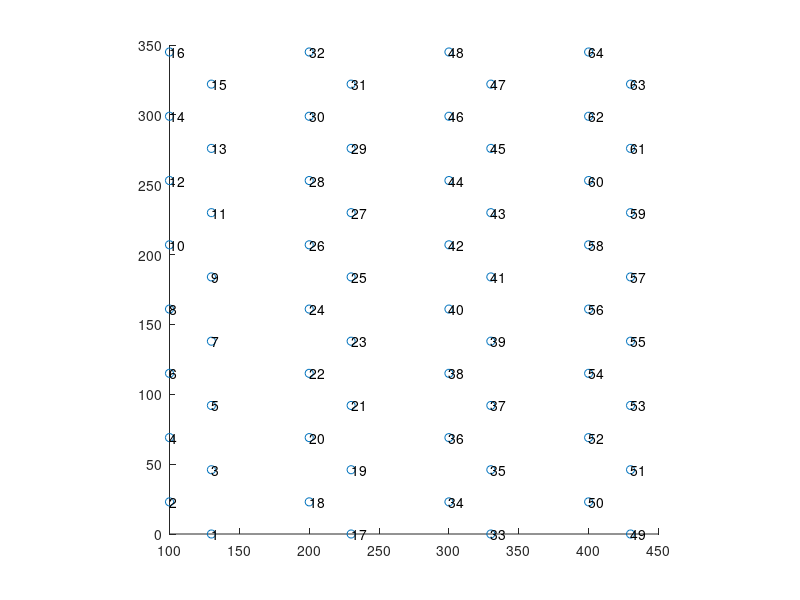
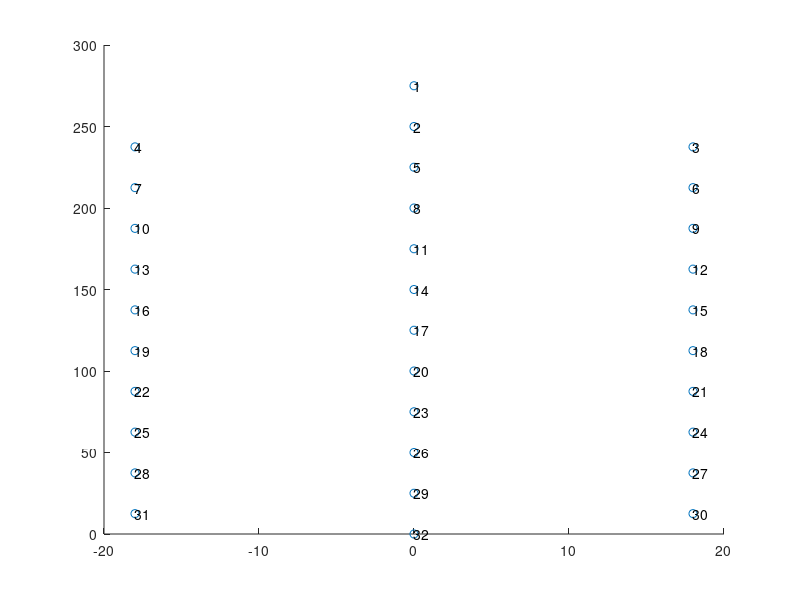

These charts were generated, in order, by the following MATLAB code:
%% GENERATE MAPS FOR KILOSORT (I THINK THIS IS FOR VISUALIZATION PURPOSES ONLY)




%% NeuronexusA4x16-Poly2, intan

kiloSortInds = [6 8 10 12 14 16 4 2 1 3 15 13 11 9 7 5 22 24 26 28 30 32 20 18 17 19 31 29 27 25 23 21 38 40 42 44 46 48 36 34 33 35 47 45 43 41 39 37 54 56 58 60 62 64 52 50 49 51 63 61 59 57 55 53];
intanInds = [47 43 42 39 38 37 45 34 41 32 36 49 35 51 33 53 48 55 50 57 52 60 54 62 56 58 63 61 59 44 46 40 22 16 18 5 3 1 4 6 0 8 2 10 7 12 9 14 11 31 13 29 15 26 30 23 28 19 27 24 25 20 21 17] + 1;

% get desired site locations map
shankSeparation = 100;
siteLocations = nan(16, 2); % start with one shank, then replicate after
siteLocations(2:2:16,:) = cat(2, zeros(8,1), (0:46:46*7)'+23); % first column of leftmost shank
siteLocations(1:2:15,:) = cat(2, ones(8,1)*30, (0:46:46*7)'); % second column of leftmost shank

siteLocations = repmat(siteLocations,4,1);
siteLocations(:,1) = siteLocations(:,1) + repelem(1:4,16)'.*shankSeparation;


% visualize final mapping results
close all; figure;
scatter(siteLocations(:,1), siteLocations(:,2))
for i = 1:size(siteLocations,1)
    text(siteLocations(i,1), siteLocations(i,2), num2str(i))
end

% apply channel mapping to site locations
siteLocationsRemapped = nan(size(siteLocations));
for i = 1:64
    shankLocation = siteLocations(kiloSortInds(i),:);
    siteLocationsRemapped(intanInds(i),:) = shankLocation;
end
daspect([1 1 1])


Nchannels = 64;
connected = true(Nchannels, 1);
chanMap   = 1:Nchannels;
chanMap0ind = chanMap - 1;
xcoords   = siteLocationsRemapped(:,1);
ycoords   = siteLocationsRemapped(:,2);
kcoords   = ones(Nchannels,1); % grouping of channels (i.e. tetrode groups)

fs = 30000; % sampling frequency
save('Y:\obstacleData\ephys\channelMaps\kilosort\mapNeuronexusA4x16-Poly2Intan.mat', ...
    'chanMap','connected', 'xcoords', 'ycoords', 'kcoords', 'chanMap0ind', 'fs')

%% NeuronexusA1x32Poly3, intan

neuro = [23 25 27 29 31 19 17 21 11 15 13 1 3 5 7 9;
         24 26 28 30 32 20 18 22 12 16 14 2 4 6 8 10];

intan = [23 22 21 20 19 18 17 16 15 14 13 12 11 10 9 8;
         24 25 26 27 28 29 30 31 0 1 2 3 4 5 6 7];
intan = intan+1;
intan = fliplr(intan);


connectorInds = [16 6 5 15 4 7 3 8 2 9 1 10 14 13 12 11 22 21 20 19 23 25 24 18 26 17 27 29 28 31 30 32];
kiloSortInds = [31 28 25 22 19 16 13 10 7 4 32 26 20 14 8 2 1 5 11 17 23 29 3 6 9 12 15 18 21 24 27 30];
intanInds = intan(arrayfun(@(x) find(neuro==x), connectorInds));

% get desired site locations map
siteLocations = nan(32, 2);
siteLocations(4:3:31, :) = cat(2, ones(10,1)*-18, fliplr(12.5 : 25 : (12.5+25*9))'); % xy values for left column
siteLocations([1 2:3:32], :) = cat(2, zeros(12,1), fliplr(0 : 25 : (25*11))'); % xy values for right column
siteLocations(3:3:30, :) = cat(2, ones(10,1)*18, fliplr(12.5 : 25 : (12.5+25*9))'); % xy values for right column

% visualize final mapping results
close all; figure;
scatter(siteLocations(:,1), siteLocations(:,2))
for i = 1:size(siteLocations,1)
    text(siteLocations(i,1), siteLocations(i,2), num2str(i))
end

% apply channel mapping to site locations
siteLocationsRemapped = nan(size(siteLocations));
for i = 1:32
    shankLocation = siteLocations(kiloSortInds(i),:);
    siteLocationsRemapped(intanInds(i),:) = shankLocation;
end



Nchannels = 32;
connected = true(Nchannels, 1);
chanMap   = 1:Nchannels;
chanMap0ind = chanMap - 1;
xcoords   = siteLocationsRemapped(:,1);
ycoords   = siteLocationsRemapped(:,2);
kcoords   = ones(Nchannels,1); % grouping of channels (i.e. tetrode groups)

fs = 30000; % sampling frequency
save('Y:\obstacleData\ephys\channelMaps\kilosort\mapNeuronexusA1x32Poly3Intan.mat', ...
    'chanMap','connected', 'xcoords', 'ycoords', 'kcoords', 'chanMap0ind', 'fs')
